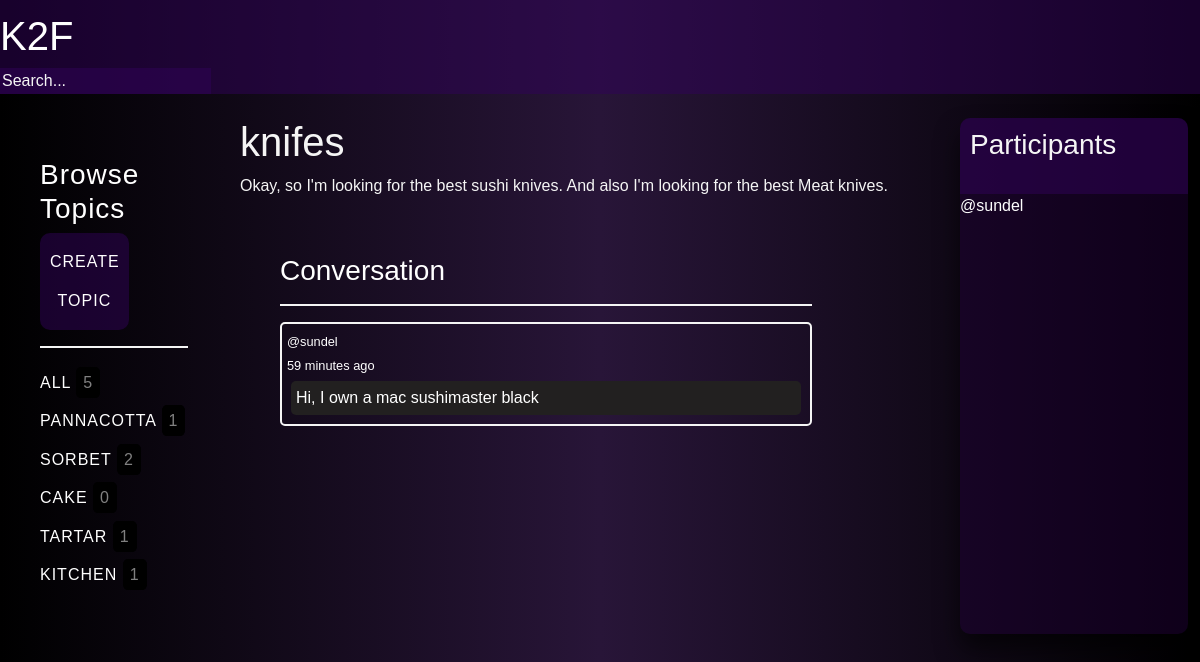
/room/8/, run on the app's committed database.
### base/models.py (models this page shows, shortened)
class Topic(models.Model):
    name = models.CharField(max_length=200)

class Room(models.Model):
    host = models.ForeignKey(User, on_delete=models.SET_NULL, null=True)
    topic = models.ForeignKey(Topic, on_delete=models.SET_NULL, null=True)
    name = models.CharField(max_length=200)
    description = models.TextField(null=True, blank=True)
    participants = models.ManyToManyField(User, related_name='participants', blank=True)
    updated = models.DateTimeField(auto_now=True)
    created = models.DateTimeField(auto_now_add=True)
    class Meta:
        ordering = ['-updated', '-created']

class Message(models.Model):
    user = models.ForeignKey(User, on_delete=models.CASCADE)
    room = models.ForeignKey(Room, on_delete=models.CASCADE)
    body = models.TextField()
    updated = models.DateTimeField(auto_now=True)
    created = models.DateTimeField(auto_now_add=True)
    class Meta:
        ordering = ['-updated', '-created']

### base/views.py (the view, shortened to what this page needs)
# urls.py: path('room/<str:pk>/', views.room, name="room"),
def room(request, pk):
    room = Room.objects.get(id=pk)
    room_messages = room.message_set.all()
    topics = Topic.objects.all()
    participants = room.participants.all()
    context = {'room': room, 'room_messages': room_messages,
               'participants': participants, 'topics': topics}
    return render(request, 'base/room.html', context)

### base/templates/base/room.html (shortened to what this page needs)
{% extends "base.html" %}
{% load static %}
{% block content %}
<div class="room-container">
    <div>
        {% include 'base/topics_component.html' %}
    </div>
    <div>
        <h1 style="color: whitesmoke;">{{room.name}}</h1>
        <p style="color: whitesmoke;">{{room.description}}</p>
        <div class="feed-feed">
            <h3>Conversation</h3>
            <hr>
            {% for message in room_messages %}
            <div class="comment-wrapper">
                <small><a href="{% url 'user-profile' room.host.id %}">@{{message.user}}</a></small>
                <br>
                <small>{{message.created|timesince}} ago</small>
                <p class="comment-field">{{message.body}}</p>
            </div>
            <br>
            {% endfor %}
        </div>
        <br>
    </div>
    <div class="participants-feed">
        <div class="participants-feed-header">
            <h3>Participants</h3>
            <br>
        </div>
        {% for user in participants %}
        <div>
            <a href="{% url 'user-profile' room.host.id %}">@{{user.username}}</a>
        </div>
        {%endfor%}
    </div>
</div>
{% endblock %}

### base/templates/base/topics_component.html
<div class="topic-feed">
    <h3>Browse Topics</h3>
    <div class="create-btn">
        <a href="{% url 'create-topic' %}">Create topic</a>
    </div>
    <hr>
    <div>
        <a href="{% url 'home' %}">All <span>{{topics.count}}</span></a>
    </div>
    {% for topic in topics %}
    <div>
        <a href="{% url 'home' %}?q={{topic.name}}">{{topic.name}} <span>{{topic.room_set.all.count}}</span></a>
    </div>
    {% endfor %}
</div>

### static/css/base.css (style rules this page uses)
html { height: 100%; }
a { text-decoration: none; color: hsl(0, 0%, 100%); }
.room-container { display: grid; grid-template-columns: 1fr 3fr 1fr; }
.activity-feed, .feed-feed, .topic-feed, .participants-feed hr { color: #fff; }
hr { border: 1px solid whitesmoke; }
.topic-feed { letter-spacing: 1px; line-height: 2.4; width: 95%; padding: 40px; }
.topic-feed a { text-transform: uppercase; }
.topic-feed span { color: grey; text-decoration: none; border: solid 2px black; padding: 5px; background-color: rgb(0, 0, 0); border-radius: 20%; height: 1px; }
.create-btn { background-color: rgba(49, 2, 88, 0.5); color: white; padding: 16px; font-size: 16px; border: none; width: 60%; padding: 10px; text-align: center; border-radius: 10px; }
.activity-feed, .participants-feed { width: 95%; background: rgba(30, 1, 53, 0.5); box-sizing: border-box; box-shadow: 0 15px 25px rgba(0, 0, 0, .6); border: none; border-radius: 10px; }
.activity-feed-header, .participants-feed-header { background-color: rgba(49, 2, 88, 0.5); margin: 0; color: whitesmoke; padding-top: 10px; padding-left: 10px; border: none; border-top-left-radius: 10px; border-top-right-radius: 10px; }
.comment-wrapper { border: solid 2px whitesmoke; padding: 5px; border-radius: 5px; }
.comment-field { background-color: rgb(34, 32, 32); padding: 5px; margin: 4px; border-radius: 5px; }
.feed-feed { width: 85%; padding: 40px; border: none; border-radius: 10px; }

### data on the page
Topic: name "PANNACOTTA", room_set.all.count "1"
Topic: name "SORBET", room_set.all.count "2"
Topic: name "CAKE", room_set.all.count "0"
Topic: name "TARTAR", room_set.all.count "1"
Topic: name "KITCHEN", room_set.all.count "1"
Room: name "knifes", description "Okay, so I'm looking for the best sushi knives. And also I'm looking for the best Meat knives."
Message: user "sundel", created "59 minutes", body "Hi, I own a mac sushimaster black"

### other printed values
{{ topics.count }} "5"
{{ user.username }} "sundel"
